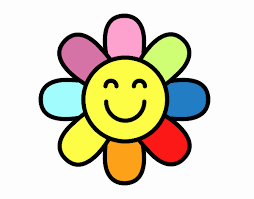
#> input picture Test/imagen.png, 254 x 199 px
$ python practica3_kevin.py
#> lines starting #> are read from the running program, lines starting #| are printed output that depends on the picture; after the words box and inside, x2 and y2 are one past the last pixel; in counts of white or black regions, pixels touching at a corner belong together
#> the answer given: 1
#> the answer given: imagen.png
#> the answer given: 3
import numpy as np
from PIL import Image


def get_image_data(path):
#> called with path = 'imagen.png'
    img = Image.open(path).convert('L')
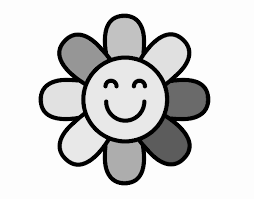
#> img: PIL image 254x199 L; min 0, max 253, mean 211.9
    data = np.array(img)
    bits = np.unpackbits(data.astype(np.uint8), axis=1)
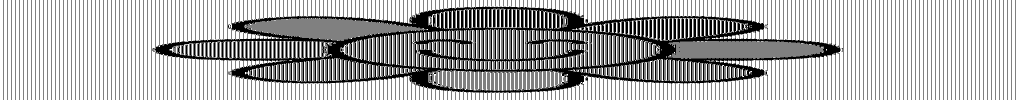
#> bits: shape (199, 2032) (shown at 1/2 size); values 0 (black) and 1 (white), 68.8% white; 207 black regions (45 under 20 px), largest, box (x1, y1, x2, y2) and area: (310, 0, 1680, 199) 106230, (1684, 0, 1688, 199) 208, (6, 0, 7, 199) 199

    return bits


def show_image(bits, title="Imagen", save_path=None):
    img_data = np.packbits(bits, axis=1).astype(np.uint8)
    img = Image.fromarray(img_data, mode='L')
    img.show(title=title)

    if save_path is not None:
        img.save(save_path)
        print("Imagen guardada en:", save_path)


# [40 lines left out: functions encode_rule_90R, decode_rule_90R, not called in this run]


def encode_rule_90R_fast(bits, iterations):
#> called with iterations = 3
    bits = bits.copy()
    rows, _ = bits.shape
#> rows = 199

    for _ in range(iterations):
        new_bits = bits.copy()
        i_idx = np.arange(1, rows, 2)

        left = np.zeros_like(bits)
        right = np.zeros_like(bits)
        left[:, 1:] = bits[:, :-1]
        right[:, :-1] = bits[:, 1:]

        new_bits[i_idx, :] = (left[i_idx, :] +
                              bits[i_idx - 1, :] +
                              right[i_idx, :]) % 2
        new_bits[i_idx - 1, :] = bits[i_idx, :]

        bits = new_bits
#> this loop made 3 passes
#> pass 1, in encode_rule_90R_fast, `bits = new_bits`:
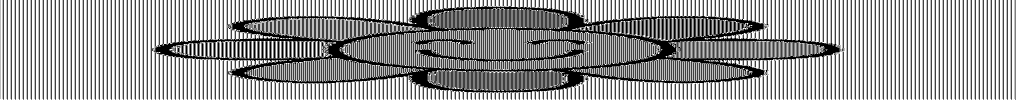
#> bits: shape (199, 2032) (shown at 1/2 size); values 0 (black) and 1 (white), 61% white; black in thin lines or dots
#> pass 2, in encode_rule_90R_fast, `bits = new_bits`:
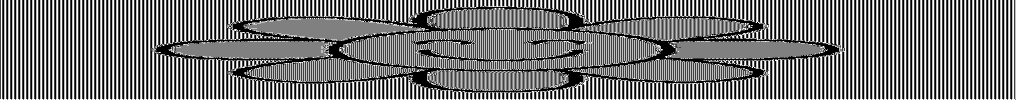
#> bits: shape (199, 2032) (shown at 1/2 size); values 0 (black) and 1 (white), 47.1% white; 798 white regions (334 under 20 px), largest, box (x1, y1, x2, y2) and area: (487, 36, 851, 82) 5418, (337, 82, 666, 118) 5254, (947, 58, 1050, 120) 2922
#> pass 3, in encode_rule_90R_fast, `bits = new_bits`:
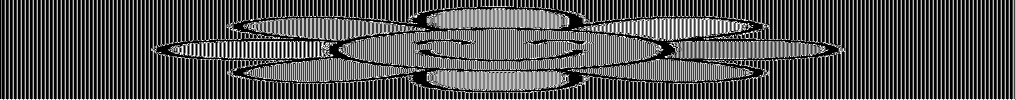
#> bits: shape (199, 2032) (shown at 1/2 size); values 0 (black) and 1 (white), 33% white in thin lines or dots
#> after the loop: left: shape (199, 2032); values 0 (black) and 1 (white), 47.1% white; 896 white regions (432 under 20 px), largest, box (x1, y1, x2, y2) and area: (488, 36, 852, 82) 5418, (338, 82, 667, 118) 5254, (948, 58, 1051, 120) 2922
#> after the loop: right: shape (199, 2032); values 0 (black) and 1 (white), 47.1% white; 798 white regions (334 under 20 px), largest, box (x1, y1, x2, y2) and area: (486, 36, 850, 82) 5418, (336, 82, 665, 118) 5254, (946, 58, 1049, 120) 2922

    return bits


# [21 lines left out: function decode_rule_90R_fast, not called in this run]


def emisor():
    img_path = input("Ingrese la ruta de la imagen: ").strip().strip('"')
    iteraciones = int(input("Ingrese el número de iteraciones: "))
    bits = get_image_data(img_path)
    show_image(bits, title="Imagen Original")

    encoded_bits = encode_rule_90R_fast(bits, iteraciones)
    show_image(
        encoded_bits, title="Imagen Codificada",
        save_path="imagen_codificada.png"
    )
#> call 2 of show_image, with title = 'Imagen Codificada', save_path = 'imagen_codificada.png'
#> in show_image (call 2), `img_data = np.packbits(bits, axis=1).astype(np.uint8)`:
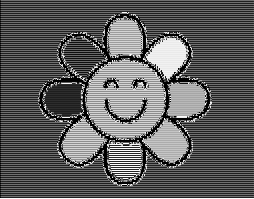
#> img_data: shape (199, 254); min 0, max 255, mean 95.2

    np.save("encoded.npy", encoded_bits)


# [11 lines left out: function receptor, not called in this run]


def main():
    print("Seleccione el modo:")
    print("1. Emisor")
    print("2. Receptor")
    choice = input("-> ").strip()

    if choice == '1':
        emisor()
    elif choice == '2':
        receptor()
    else:
        print("Opción no válida.")


if __name__ == "__main__":
    main()
